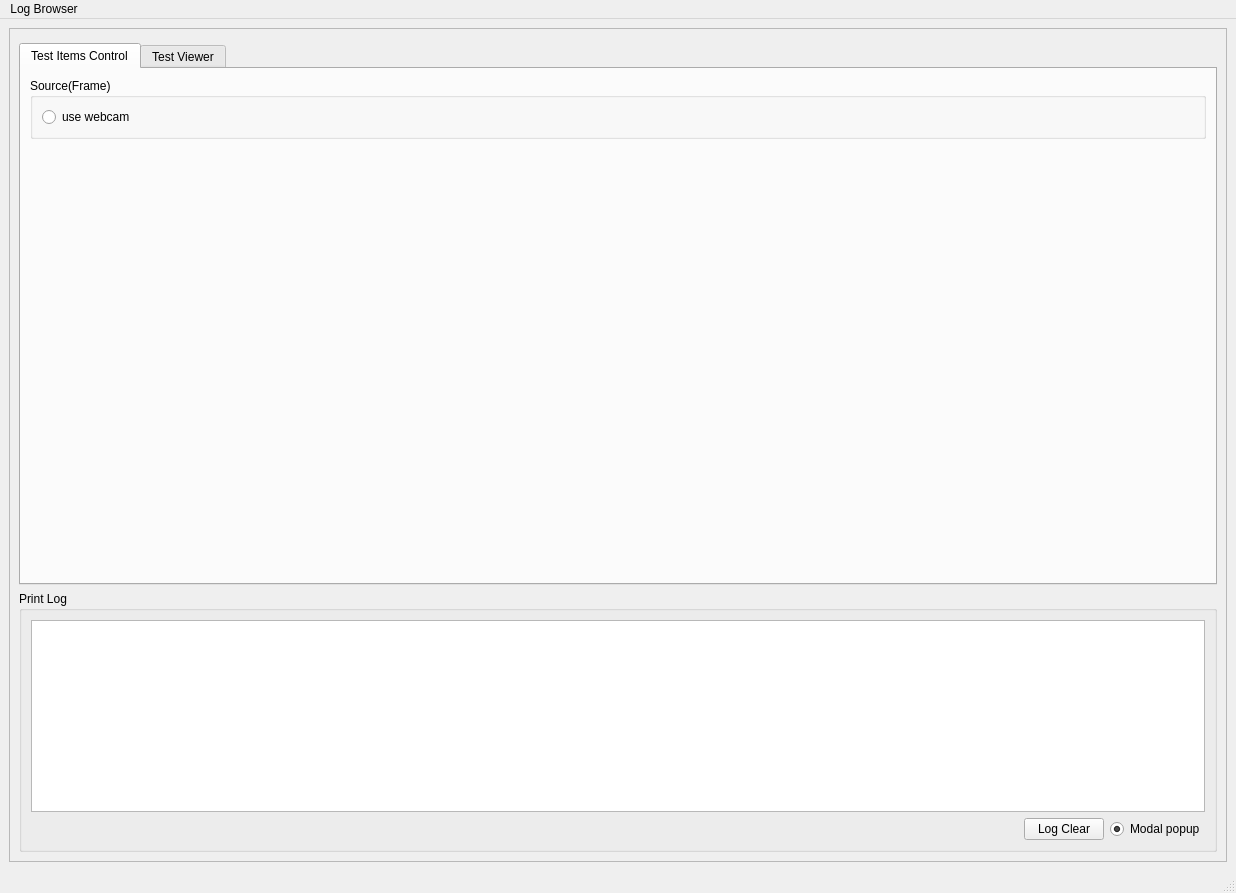
<?xml version="1.0" encoding="UTF-8"?>
<ui version="4.0">
 <class>MainWindow</class>
 <widget class="QMainWindow" name="MainWindow">
  <property name="geometry">
   <rect>
    <x>0</x>
    <y>0</y>
    <width>1236</width>
    <height>893</height>
   </rect>
  </property>
  <property name="windowTitle">
   <string>MainWindow</string>
  </property>
  <widget class="QWidget" name="centralwidget">
   <layout class="QVBoxLayout" name="verticalLayout">
    <item>
     <widget class="QFrame" name="frame">
      <property name="frameShape">
       <enum>QFrame::StyledPanel</enum>
      </property>
      <property name="frameShadow">
       <enum>QFrame::Raised</enum>
      </property>
      <layout class="QVBoxLayout" name="verticalLayout_8">
       <item>
        <spacer name="verticalSpacer">
         <property name="orientation">
          <enum>Qt::Vertical</enum>
         </property>
         <property name="sizeType">
          <enum>QSizePolicy::Fixed</enum>
         </property>
         <property name="sizeHint" stdset="0">
          <size>
           <width>20</width>
           <height>5</height>
          </size>
         </property>
        </spacer>
       </item>
       <item>
        <widget class="QTabWidget" name="tabWidget">
         <property name="sizePolicy">
          <sizepolicy hsizetype="Ignored" vsizetype="Expanding">
           <horstretch>0</horstretch>
           <verstretch>0</verstretch>
          </sizepolicy>
         </property>
         <property name="currentIndex">
          <number>0</number>
         </property>
         <widget class="QWidget" name="tab_5">
          <attribute name="title">
           <string>Test Items Control</string>
          </attribute>
          <layout class="QVBoxLayout" name="verticalLayout_15">
           <item>
            <layout class="QHBoxLayout" name="horizontalLayout_6">
             <item>
              <widget class="QGroupBox" name="groupBox_3">
               <property name="title">
                <string>Source(Frame)</string>
               </property>
               <layout class="QVBoxLayout" name="verticalLayout_6">
                <item>
                 <widget class="QRadioButton" name="webcam_radioButton">
                  <property name="text">
                   <string>use webcam</string>
                  </property>
                 </widget>
                </item>
               </layout>
              </widget>
             </item>
            </layout>
           </item>
           <item>
            <spacer name="verticalSpacer_7">
             <property name="orientation">
              <enum>Qt::Vertical</enum>
             </property>
             <property name="sizeHint" stdset="0">
              <size>
               <width>20</width>
               <height>40</height>
              </size>
             </property>
            </spacer>
           </item>
          </layout>
         </widget>
         <widget class="QWidget" name="tab">
          <attribute name="title">
           <string>Test Viewer</string>
          </attribute>
          <layout class="QHBoxLayout" name="horizontalLayout_16">
           <item>
            <widget class="QGroupBox" name="groupBox_7">
             <property name="font">
              <font>
               <weight>75</weight>
               <bold>true</bold>
              </font>
             </property>
             <property name="title">
              <string/>
             </property>
             <layout class="QVBoxLayout" name="verticalLayout_13">
              <item>
               <spacer name="verticalSpacer_6">
                <property name="orientation">
                 <enum>Qt::Vertical</enum>
                </property>
                <property name="sizeType">
                 <enum>QSizePolicy::Fixed</enum>
                </property>
                <property name="sizeHint" stdset="0">
                 <size>
                  <width>20</width>
                  <height>10</height>
                 </size>
                </property>
               </spacer>
              </item>
              <item>
               <layout class="QHBoxLayout" name="horizontalLayout_4">
                <item>
                 <widget class="QGroupBox" name="groupBox">
                  <property name="sizePolicy">
                   <sizepolicy hsizetype="Expanding" vsizetype="Preferred">
                    <horstretch>0</horstretch>
                    <verstretch>0</verstretch>
                   </sizepolicy>
                  </property>
                  <property name="font">
                   <font>
                    <weight>50</weight>
                    <bold>false</bold>
                   </font>
                  </property>
                  <property name="title">
                   <string>Original Image</string>
                  </property>
                  <layout class="QVBoxLayout" name="verticalLayout_4">
                   <item>
                    <widget class="QLabel" name="org_label">
                     <property name="sizePolicy">
                      <sizepolicy hsizetype="Expanding" vsizetype="Expanding">
                       <horstretch>0</horstretch>
                       <verstretch>0</verstretch>
                      </sizepolicy>
                     </property>
                     <property name="font">
                      <font>
                       <weight>50</weight>
                       <bold>false</bold>
                      </font>
                     </property>
                     <property name="text">
                      <string/>
                     </property>
                     <property name="alignment">
                      <set>Qt::AlignCenter</set>
                     </property>
                    </widget>
                   </item>
                  </layout>
                 </widget>
                </item>
                <item>
                 <widget class="QGroupBox" name="groupBox_2">
                  <property name="sizePolicy">
                   <sizepolicy hsizetype="Expanding" vsizetype="Preferred">
                    <horstretch>0</horstretch>
                    <verstretch>0</verstretch>
                   </sizepolicy>
                  </property>
                  <property name="font">
                   <font>
                    <weight>50</weight>
                    <bold>false</bold>
                   </font>
                  </property>
                  <property name="title">
                   <string>Processed Image</string>
                  </property>
                  <layout class="QVBoxLayout" name="verticalLayout_2">
                   <item>
                    <widget class="QLabel" name="processed_label">
                     <property name="sizePolicy">
                      <sizepolicy hsizetype="Expanding" vsizetype="Expanding">
                       <horstretch>0</horstretch>
                       <verstretch>0</verstretch>
                      </sizepolicy>
                     </property>
                     <property name="font">
                      <font>
                       <weight>50</weight>
                       <bold>false</bold>
                      </font>
                     </property>
                     <property name="text">
                      <string/>
                     </property>
                     <property name="alignment">
                      <set>Qt::AlignCenter</set>
                     </property>
                    </widget>
                   </item>
                  </layout>
                 </widget>
                </item>
               </layout>
              </item>
              <item>
               <layout class="QHBoxLayout" name="horizontalLayout_2">
                <item>
                 <spacer name="horizontalSpacer">
                  <property name="orientation">
                   <enum>Qt::Horizontal</enum>
                  </property>
                  <property name="sizeHint" stdset="0">
                   <size>
                    <width>40</width>
                    <height>20</height>
                   </size>
                  </property>
                 </spacer>
                </item>
                <item>
                 <widget class="QPushButton" name="start_btn">
                  <property name="font">
                   <font>
                    <weight>50</weight>
                    <bold>false</bold>
                   </font>
                  </property>
                  <property name="text">
                   <string>Start</string>
                  </property>
                 </widget>
                </item>
                <item>
                 <widget class="QPushButton" name="suspend_btn">
                  <property name="font">
                   <font>
                    <weight>50</weight>
                    <bold>false</bold>
                   </font>
                  </property>
                  <property name="text">
                   <string>Suspend</string>
                  </property>
                 </widget>
                </item>
                <item>
                 <widget class="QPushButton" name="resume_btn">
                  <property name="font">
                   <font>
                    <weight>50</weight>
                    <bold>false</bold>
                   </font>
                  </property>
                  <property name="text">
                   <string>Resume</string>
                  </property>
                 </widget>
                </item>
                <item>
                 <widget class="QPushButton" name="stop_btn">
                  <property name="font">
                   <font>
                    <weight>50</weight>
                    <bold>false</bold>
                   </font>
                  </property>
                  <property name="text">
                   <string>Stop</string>
                  </property>
                 </widget>
                </item>
               </layout>
              </item>
              <item>
               <widget class="QProgressBar" name="progressBar">
                <property name="font">
                 <font>
                  <weight>50</weight>
                  <bold>false</bold>
                 </font>
                </property>
                <property name="value">
                 <number>0</number>
                </property>
                <property name="textVisible">
                 <bool>false</bool>
                </property>
               </widget>
              </item>
             </layout>
            </widget>
           </item>
           <item>
            <widget class="QGroupBox" name="groupBox_14">
             <property name="title">
              <string>File List</string>
             </property>
             <layout class="QVBoxLayout" name="verticalLayout_3">
              <item>
               <widget class="QListWidget" name="filelistlistWidget">
                <property name="sizePolicy">
                 <sizepolicy hsizetype="Minimum" vsizetype="Expanding">
                  <horstretch>0</horstretch>
                  <verstretch>0</verstretch>
                 </sizepolicy>
                </property>
                <property name="font">
                 <font>
                  <weight>50</weight>
                  <bold>false</bold>
                 </font>
                </property>
               </widget>
              </item>
              <item>
               <layout class="QHBoxLayout" name="horizontalLayout_5">
                <item>
                 <widget class="QPushButton" name="fileopen_btn">
                  <property name="font">
                   <font>
                    <weight>50</weight>
                    <bold>false</bold>
                   </font>
                  </property>
                  <property name="text">
                   <string>Open</string>
                  </property>
                 </widget>
                </item>
                <item>
                 <widget class="QPushButton" name="widgetclear_btn">
                  <property name="text">
                   <string>Clear</string>
                  </property>
                 </widget>
                </item>
               </layout>
              </item>
             </layout>
            </widget>
           </item>
          </layout>
         </widget>
        </widget>
       </item>
       <item>
        <widget class="QGroupBox" name="loggroupBox">
         <property name="title">
          <string>Print Log</string>
         </property>
         <layout class="QVBoxLayout" name="verticalLayout_5">
          <item>
           <widget class="QTextBrowser" name="logtextbrowser">
            <property name="sizePolicy">
             <sizepolicy hsizetype="Preferred" vsizetype="Minimum">
              <horstretch>0</horstretch>
              <verstretch>0</verstretch>
             </sizepolicy>
            </property>
           </widget>
          </item>
          <item>
           <layout class="QHBoxLayout" name="horizontalLayout_3">
            <item>
             <spacer name="horizontalSpacer_6">
              <property name="orientation">
               <enum>Qt::Horizontal</enum>
              </property>
              <property name="sizeHint" stdset="0">
               <size>
                <width>40</width>
                <height>20</height>
               </size>
              </property>
             </spacer>
            </item>
            <item>
             <widget class="QPushButton" name="log_clear_pushButton">
              <property name="text">
               <string>Log Clear</string>
              </property>
             </widget>
            </item>
            <item>
             <widget class="QRadioButton" name="popctrl_radioButton">
              <property name="text">
               <string>Modal popup</string>
              </property>
              <property name="checked">
               <bool>true</bool>
              </property>
             </widget>
            </item>
           </layout>
          </item>
         </layout>
        </widget>
       </item>
      </layout>
     </widget>
    </item>
   </layout>
  </widget>
  <widget class="QMenuBar" name="menubar">
   <property name="geometry">
    <rect>
     <x>0</x>
     <y>0</y>
     <width>1236</width>
     <height>21</height>
    </rect>
   </property>
   <widget class="QMenu" name="menuLog_Browser">
    <property name="title">
     <string>Log Browser</string>
    </property>
    <addaction name="actionShow"/>
    <addaction name="actionHide"/>
   </widget>
   <addaction name="menuLog_Browser"/>
  </widget>
  <widget class="QStatusBar" name="statusbar"/>
  <action name="actionShow">
   <property name="text">
    <string>Show</string>
   </property>
  </action>
  <action name="actionHide">
   <property name="text">
    <string>Hide</string>
   </property>
  </action>
 </widget>
 <resources/>
 <connections/>
</ui>
